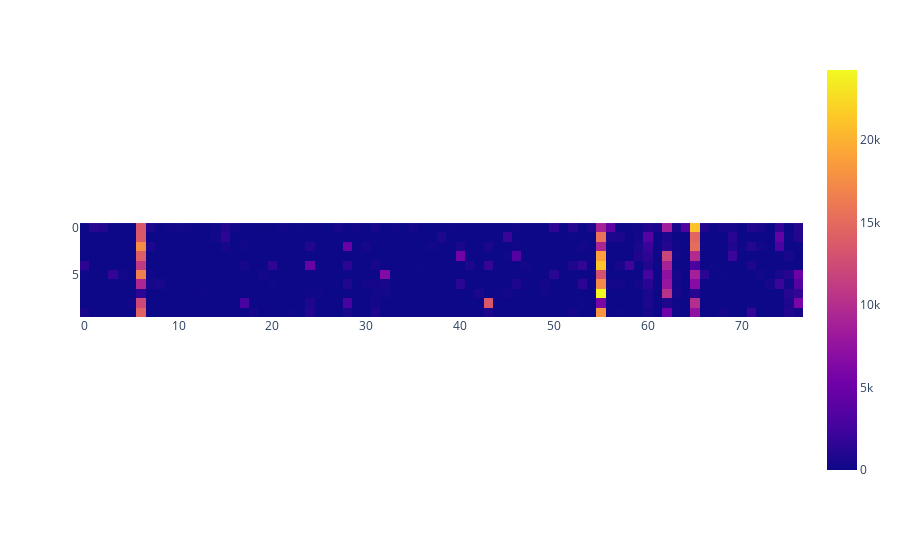

The cell this chart's notebook holds for it:
### Code cell
import plotly.express as px

fig = px.imshow(axonal_df)
fig.show()

### Figure 1 — Plotly figure (JSON) as saved in the notebook; plotly's stock layout.template omitted (floating-point values rounded to 4 significant figures; data arrays with more than 128 entries replaced by an {"elided": "..."} marker saying what was removed)
{"data": [{"coloraxis": "coloraxis", "type": "heatmap", "z": {"elided": "10x77 int values"}}], "layout": {"autosize": true, "coloraxis": {"colorscale": [[0, "#0d0887"], [0.1111, "#46039f"], [0.2222, "#7201a8"], [0.3333, "#9c179e"], [0.4444, "#bd3786"], [0.5556, "#d8576b"], [0.6667, "#ed7953"], [0.7778, "#fb9f3a"], [0.8889, "#fdca26"], [1, "#f0f921"]]}, "margin": {"t": 60}, "xaxis": {"autorange": true, "constrain": "domain", "domain": [0, 1], "range": [-0.5, 76.5], "scaleanchor": "y"}, "yaxis": {"autorange": true, "constrain": "domain", "domain": [0.2595, 0.7405], "range": [9.5, -0.5]}}}
